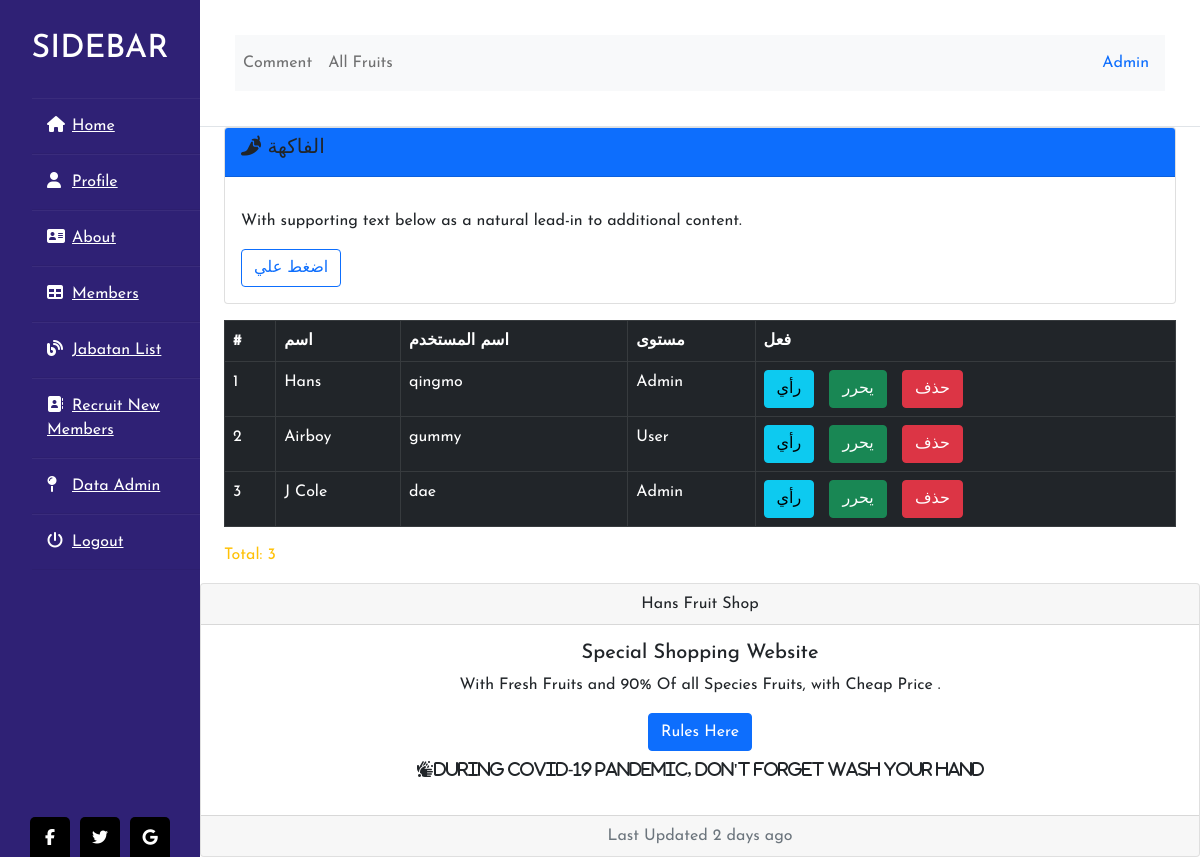
The page /index.php?page=add-admin (signed in) on the database its author committed.
### tables this page shows
CREATE TABLE `apeshit1` (
  `id` int(20) NOT NULL,
  `nama` varchar(255) NOT NULL,
  `username` varchar(255) NOT NULL,
  `password` varchar(255) NOT NULL,
  `level` enum('Admin','User') NOT NULL
);

### admin/satu/data_admin.php (the view, shortened to what this page needs)
<?php
include "inc/server.php";
$sql = "SELECT * FROM `apeshit1`";
$result = $conn->query($sql);
?>
<div class="container">
    <div class="card">
        <div class="card-header bg-primary mb-3">
            <h5 class="card-title">
                <i class="fas fa-pepper-hot"></i>
                الفاكهة
            </h5>
        </div>
        <div class="card-body">
            <p class="card-text">With supporting text below as a natural lead-in to additional content.</p>
            <?php if ($data_level == "Admin") { ?>
                <a href="?page=daft-admin" class="btn btn-outline-primary">اضغط علي</a>
            <?php } elseif ($data_level == "User") { ?>
                .....
            <?php } ?>
        </div>
    </div>
    <div class="mt-3">
        <table class="table table-hover table-dark table-bordered">
            <thead>
                <tr>
                    <th scope="col">#</th>
                    <th scope="col">اسم</th>
                    <th scope="col">اسم المستخدم</th>
                    <th scope="col">مستوى</th>
                    <th scope="col">فعل</th>
                </tr>
            </thead>
            <tbody>
                <?php $no = 1;
                if ($result->num_rows > 0) {
                    while ($row = $result->fetch_assoc()) { ?>
                        <?php if($data_level == "Admin"){?>
                            <tr>
                            <td><?php echo $no++; ?></td>
                            <td><?php echo $row['nama'] ?></td>
                            <td><?php echo $row['username'] ?></td>
                            <td><?php echo $row['level'] ?></td>
                            <td>
                                <a href="?page=view-admin&id=<?php echo $row['id']; ?>" class="btn btn-info">رأي</a> &nbsp;
                                <a href="?page=admin-update&id=<?php echo $row['id']; ?>" class="btn btn-success">يحرر</a> &nbsp;
                                <a href="?page=admin-delete&id=<?php echo $row['id']; ?>" class="btn btn-danger" onclick="return confirm('هل أنت متأكد من حذف هذا العنصر??')">حذف</a>
                            </td>
                        </tr>
                        <?php } ?>
                <?php }
                } ?>
            </tbody>
        </table>
        <p class="text-warning">Total: <?php echo mysqli_num_rows($result) ?></p>
    </div>
</div>

### styles.css (style rules this page uses)
* { margin: 0; padding: 0; box-sizing: border-box; list-style: none; text-decoration: none; font-family: 'Josefin Sans', sans-serif; }
body { background-color: #f3f5f9; }

### rows shown on the page
apeshit1: nama "Hans", username "qingmo", level "Admin"
apeshit1: nama "Airboy", username "gummy", level "User"
apeshit1: nama "J Cole", username "dae", level "Admin"

### other values the page prints
$_SESSION['ses_level'] "Admin"
mysqli_num_rows($result) "3"
